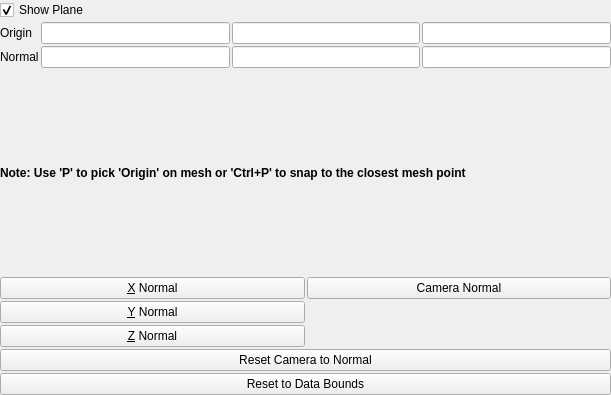
<?xml version="1.0" encoding="UTF-8"?>
<ui version="4.0">
 <class>ImplicitPlanePropertyWidget</class>
 <widget class="QWidget" name="ImplicitPlanePropertyWidget">
  <property name="geometry">
   <rect>
    <x>0</x>
    <y>0</y>
    <width>611</width>
    <height>395</height>
   </rect>
  </property>
  <property name="windowTitle">
   <string>Form</string>
  </property>
  <layout class="QVBoxLayout">
   <property name="spacing">
    <number>2</number>
   </property>
   <property name="margin">
    <number>0</number>
   </property>
   <item>
    <widget class="QCheckBox" name="show3DWidget">
     <property name="toolTip">
      <string>Show the interactive plane in the 3D render view.</string>
     </property>
     <property name="text">
      <string>Show Plane</string>
     </property>
     <property name="checked">
      <bool>true</bool>
     </property>
    </widget>
   </item>
   <item>
    <layout class="QGridLayout">
     <property name="margin">
      <number>0</number>
     </property>
     <property name="spacing">
      <number>2</number>
     </property>
     <item row="1" column="0">
      <widget class="QLabel" name="labelNormal">
       <property name="text">
        <string>Normal</string>
       </property>
      </widget>
     </item>
     <item row="1" column="1">
      <widget class="pqLineEdit" name="normalX"/>
     </item>
     <item row="0" column="0">
      <widget class="QLabel" name="labelOrigin">
       <property name="text">
        <string>Origin</string>
       </property>
      </widget>
     </item>
     <item row="1" column="3">
      <widget class="pqLineEdit" name="normalZ"/>
     </item>
     <item row="0" column="3">
      <widget class="pqLineEdit" name="originZ"/>
     </item>
     <item row="0" column="2">
      <widget class="pqLineEdit" name="originY"/>
     </item>
     <item row="1" column="2">
      <widget class="pqLineEdit" name="normalY"/>
     </item>
     <item row="0" column="1">
      <widget class="pqLineEdit" name="originX"/>
     </item>
    </layout>
   </item>
   <item>
    <widget class="QLabel" name="pickLabel">
     <property name="font">
      <font>
       <weight>75</weight>
       <bold>true</bold>
      </font>
     </property>
     <property name="text">
      <string>Note: Use 'P' to pick 'Origin' on mesh or 'Ctrl+P' to snap to the closest mesh point</string>
     </property>
     <property name="wordWrap">
      <bool>true</bool>
     </property>
    </widget>
   </item>
   <item>
    <layout class="QGridLayout">
     <property name="margin">
      <number>0</number>
     </property>
     <property name="spacing">
      <number>2</number>
     </property>
     <item row="0" column="1">
      <widget class="QPushButton" name="useCameraNormal">
       <property name="toolTip">
        <string>Set the normal to the camera's view direction.</string>
       </property>
       <property name="text">
        <string>Camera Normal</string>
       </property>
      </widget>
     </item>
     <item row="0" column="0">
      <widget class="QPushButton" name="useXNormal">
       <property name="toolTip">
        <string>Set the normal to the x-axis.</string>
       </property>
       <property name="text">
        <string>&amp;X Normal</string>
       </property>
      </widget>
     </item>
     <item row="2" column="0">
      <widget class="QPushButton" name="useZNormal">
       <property name="toolTip">
        <string>Set the normal to the z-axis.</string>
       </property>
       <property name="text">
        <string>&amp;Z Normal</string>
       </property>
      </widget>
     </item>
     <item row="1" column="0">
      <widget class="QPushButton" name="useYNormal">
       <property name="toolTip">
        <string>Set the normal to the y-axis.</string>
       </property>
       <property name="text">
        <string>&amp;Y Normal</string>
       </property>
      </widget>
     </item>
     <item row="6" column="0" colspan="2">
      <widget class="QPushButton" name="resetToDataBounds">
       <property name="toolTip">
        <string>Reset the plane based on the data bounds.</string>
       </property>
       <property name="text">
        <string>Reset to Data Bounds</string>
       </property>
      </widget>
     </item>
     <item row="5" column="0" colspan="2">
      <widget class="QPushButton" name="resetCameraToNormal">
       <property name="toolTip">
        <string>Reset the camera to look along the normal.</string>
       </property>
       <property name="text">
        <string>Reset Camera to Normal</string>
       </property>
      </widget>
     </item>
    </layout>
   </item>
  </layout>
 </widget>
 <customwidgets>
  <customwidget>
   <class>pqLineEdit</class>
   <extends>QLineEdit</extends>
   <header>pqLineEdit.h</header>
  </customwidget>
 </customwidgets>
 <tabstops>
  <tabstop>show3DWidget</tabstop>
  <tabstop>originX</tabstop>
  <tabstop>originY</tabstop>
  <tabstop>originZ</tabstop>
  <tabstop>normalX</tabstop>
  <tabstop>normalY</tabstop>
  <tabstop>normalZ</tabstop>
  <tabstop>useXNormal</tabstop>
  <tabstop>useYNormal</tabstop>
  <tabstop>useZNormal</tabstop>
 </tabstops>
 <resources/>
 <connections/>
</ui>
